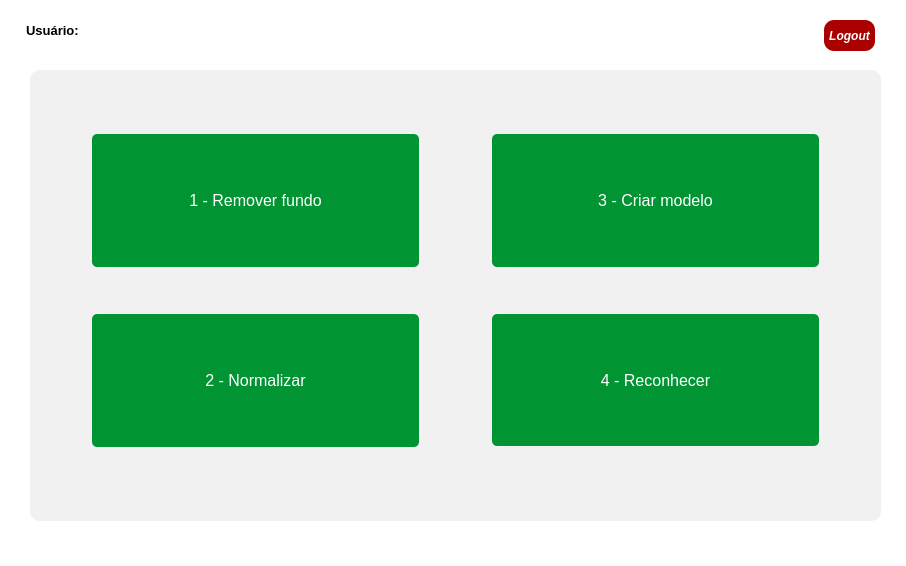
<?xml version="1.0" encoding="UTF-8"?>
<ui version="4.0">
 <class>Tela_de_Login</class>
 <widget class="QMainWindow" name="Tela_de_Login">
  <property name="geometry">
   <rect>
    <x>0</x>
    <y>0</y>
    <width>906</width>
    <height>566</height>
   </rect>
  </property>
  <property name="font">
   <font>
    <family>Arial</family>
    <pointsize>12</pointsize>
    <weight>75</weight>
    <bold>true</bold>
   </font>
  </property>
  <property name="windowTitle">
   <string>MainWindow</string>
  </property>
  <property name="styleSheet">
   <string notr="true">background-color: #fff;</string>
  </property>
  <widget class="QWidget" name="centralwidget">
   <widget class="QLabel" name="label_4">
    <property name="geometry">
     <rect>
      <x>680</x>
      <y>331</y>
      <width>241</width>
      <height>40</height>
     </rect>
    </property>
    <property name="font">
     <font>
      <family>Arial</family>
      <pointsize>10</pointsize>
      <weight>75</weight>
      <italic>true</italic>
      <bold>true</bold>
     </font>
    </property>
    <property name="styleSheet">
     <string notr="true">color: red;
background-color: none;</string>
    </property>
    <property name="text">
     <string/>
    </property>
   </widget>
   <widget class="QLabel" name="label_5">
    <property name="geometry">
     <rect>
      <x>360</x>
      <y>10</y>
      <width>191</width>
      <height>41</height>
     </rect>
    </property>
    <property name="text">
     <string/>
    </property>
    <property name="pixmap">
     <pixmap>Unifametro_logo.png</pixmap>
    </property>
    <property name="scaledContents">
     <bool>true</bool>
    </property>
   </widget>
   <widget class="QLabel" name="label_7">
    <property name="geometry">
     <rect>
      <x>30</x>
      <y>70</y>
      <width>851</width>
      <height>451</height>
     </rect>
    </property>
    <property name="font">
     <font>
      <pointsize>18</pointsize>
      <weight>75</weight>
      <bold>true</bold>
     </font>
    </property>
    <property name="focusPolicy">
     <enum>Qt::ClickFocus</enum>
    </property>
    <property name="layoutDirection">
     <enum>Qt::LeftToRight</enum>
    </property>
    <property name="styleSheet">
     <string notr="true">background-color: rgb(241, 241, 241);
border-radius:10px;</string>
    </property>
    <property name="text">
     <string/>
    </property>
   </widget>
   <widget class="QPushButton" name="pushButton">
    <property name="geometry">
     <rect>
      <x>90</x>
      <y>130</y>
      <width>331</width>
      <height>141</height>
     </rect>
    </property>
    <property name="cursor">
     <cursorShape>PointingHandCursor</cursorShape>
    </property>
    <property name="styleSheet">
     <string notr="true">QPushButton#pushButton {
	background-color: #009432;
    border: none;
 	color: white;
  	padding: 15px 32px;
  	text-align: center;
  	text-decoration: none;
  	display: inline-block;
  	font-size: 16px;
  	margin: 4px 2px;
  	cursor: pointer;
    border-radius: 5px;
 }
 QPushButton#pushButton:pressed {
     background-color: rgb(224, 0, 0);     
 }
 QPushButton#pushButton:hover {
    background-color: #FFC312;
    border: none;
 	color: white;
  	padding: 15px 32px;
  	text-align: center;
  	text-decoration: none;
  	display: inline-block;
  	font-size: 16px;
  	margin: 4px 2px;
  	cursor: pointer;
    border-radius: 5px;
 }</string>
    </property>
    <property name="text">
     <string>1 - Remover fundo</string>
    </property>
    <property name="icon">
     <iconset>
      <normaloff>remove.png</normaloff>remove.png</iconset>
    </property>
    <property name="iconSize">
     <size>
      <width>64</width>
      <height>64</height>
     </size>
    </property>
   </widget>
   <widget class="QPushButton" name="pushButton_2">
    <property name="geometry">
     <rect>
      <x>90</x>
      <y>310</y>
      <width>331</width>
      <height>141</height>
     </rect>
    </property>
    <property name="cursor">
     <cursorShape>PointingHandCursor</cursorShape>
    </property>
    <property name="styleSheet">
     <string notr="true">QPushButton#pushButton_2 {
	background-color: #009432;
    border: none;
 	color: white;
  	padding: 15px 32px;
  	text-align: center;
  	text-decoration: none;
  	display: inline-block;
  	font-size: 16px;
  	margin: 4px 2px;
  	cursor: pointer;
    border-radius: 5px;
 }
 QPushButton#pushButton_2:pressed {
     background-color: rgb(224, 0, 0);     
 }
 QPushButton#pushButton_2:hover {
    background-color: #FFC312;
    border: none;
 	color: white;
  	padding: 15px 32px;
  	text-align: center;
  	text-decoration: none;
  	display: inline-block;
  	font-size: 16px;
  	margin: 4px 2px;
  	cursor: pointer;
    border-radius: 5px;
 }</string>
    </property>
    <property name="text">
     <string>2 - Normalizar</string>
    </property>
    <property name="icon">
     <iconset>
      <normaloff>remove.png</normaloff>remove.png</iconset>
    </property>
    <property name="iconSize">
     <size>
      <width>64</width>
      <height>64</height>
     </size>
    </property>
   </widget>
   <widget class="QPushButton" name="pushButton_3">
    <property name="geometry">
     <rect>
      <x>490</x>
      <y>130</y>
      <width>331</width>
      <height>141</height>
     </rect>
    </property>
    <property name="cursor">
     <cursorShape>PointingHandCursor</cursorShape>
    </property>
    <property name="styleSheet">
     <string notr="true">QPushButton#pushButton_3 {
	background-color: #009432;
    border: none;
 	color: white;
  	padding: 15px 32px;
  	text-align: center;
  	text-decoration: none;
  	display: inline-block;
  	font-size: 16px;
  	margin: 4px 2px;
  	cursor: pointer;
    border-radius: 5px;
 }
 QPushButton#pushButton_3:pressed {
     background-color: rgb(224, 0, 0);     
 }
 QPushButton#pushButton_3:hover {
    background-color: #FFC312;
    border: none;
 	color: white;
  	padding: 15px 32px;
  	text-align: center;
  	text-decoration: none;
  	display: inline-block;
  	font-size: 16px;
  	margin: 4px 2px;
  	cursor: pointer;
    border-radius: 5px;
 }</string>
    </property>
    <property name="text">
     <string>3 - Criar modelo</string>
    </property>
    <property name="icon">
     <iconset>
      <normaloff>remove.png</normaloff>remove.png</iconset>
    </property>
    <property name="iconSize">
     <size>
      <width>64</width>
      <height>64</height>
     </size>
    </property>
   </widget>
   <widget class="QPushButton" name="pushButton_4">
    <property name="geometry">
     <rect>
      <x>490</x>
      <y>310</y>
      <width>331</width>
      <height>140</height>
     </rect>
    </property>
    <property name="cursor">
     <cursorShape>PointingHandCursor</cursorShape>
    </property>
    <property name="styleSheet">
     <string notr="true">QPushButton#pushButton_4 {
	background-color: #009432;
    border: none;
 	color: white;
  	padding: 15px 32px;
  	text-align: center;
  	text-decoration: none;
  	display: inline-block;
  	font-size: 16px;
  	margin: 4px 2px;
  	cursor: pointer;
    border-radius: 5px;
 }
 QPushButton#pushButton_4:pressed {
     background-color: rgb(224, 0, 0);     
 }
 QPushButton#pushButton_4:hover {
    background-color: #FFC312;
    border: none;
 	color: white;
  	padding: 15px 32px;
  	text-align: center;
  	text-decoration: none;
  	display: inline-block;
  	font-size: 16px;
  	margin: 4px 2px;
  	cursor: pointer;
    border-radius: 5px;
 }</string>
    </property>
    <property name="text">
     <string>4 - Reconhecer</string>
    </property>
    <property name="icon">
     <iconset>
      <normaloff>remove.png</normaloff>remove.png</iconset>
    </property>
    <property name="iconSize">
     <size>
      <width>64</width>
      <height>64</height>
     </size>
    </property>
   </widget>
   <widget class="QLabel" name="label">
    <property name="geometry">
     <rect>
      <x>26</x>
      <y>20</y>
      <width>61</width>
      <height>21</height>
     </rect>
    </property>
    <property name="font">
     <font>
      <pointsize>10</pointsize>
      <weight>75</weight>
      <bold>true</bold>
     </font>
    </property>
    <property name="text">
     <string>Usuário: </string>
    </property>
   </widget>
   <widget class="QLabel" name="label_2">
    <property name="geometry">
     <rect>
      <x>90</x>
      <y>20</y>
      <width>61</width>
      <height>21</height>
     </rect>
    </property>
    <property name="font">
     <font>
      <pointsize>10</pointsize>
      <weight>50</weight>
      <italic>true</italic>
      <bold>false</bold>
     </font>
    </property>
    <property name="styleSheet">
     <string notr="true">color: rgb(0, 0, 255);</string>
    </property>
    <property name="text">
     <string/>
    </property>
   </widget>
   <widget class="QPushButton" name="pushButton_5">
    <property name="geometry">
     <rect>
      <x>824</x>
      <y>20</y>
      <width>51</width>
      <height>31</height>
     </rect>
    </property>
    <property name="font">
     <font>
      <weight>75</weight>
      <italic>true</italic>
      <bold>true</bold>
     </font>
    </property>
    <property name="cursor">
     <cursorShape>PointingHandCursor</cursorShape>
    </property>
    <property name="styleSheet">
     <string notr="true">background-color: rgb(170, 0, 0);
color: rgb(255, 255, 255);
border-radius: 10px;</string>
    </property>
    <property name="text">
     <string>Logout</string>
    </property>
   </widget>
   <zorder>label_7</zorder>
   <zorder>label_4</zorder>
   <zorder>label_5</zorder>
   <zorder>pushButton</zorder>
   <zorder>pushButton_2</zorder>
   <zorder>pushButton_3</zorder>
   <zorder>pushButton_4</zorder>
   <zorder>label</zorder>
   <zorder>label_2</zorder>
   <zorder>pushButton_5</zorder>
  </widget>
  <widget class="QStatusBar" name="statusbar"/>
 </widget>
 <resources/>
 <connections/>
</ui>
